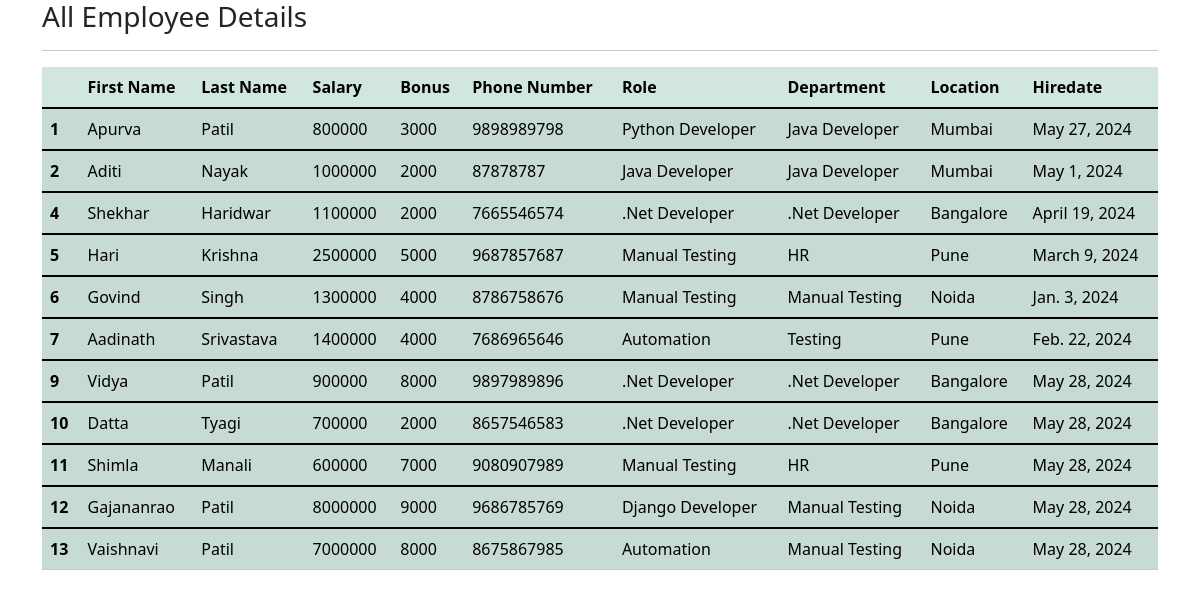
The app's page /all_emp with its own data.
### emp_app/models.py (models this page shows, shortened)
class Employee(models.Model):
    first_name = models.CharField(max_length=30, null=False)
    last_name = models.CharField(max_length=30)
    dept= models.ForeignKey(Department, on_delete=models.CASCADE)
    salary= models.IntegerField(default=0)
    bonus= models.IntegerField(default=0)
    role= models.ForeignKey(Role, on_delete=models.CASCADE)
    phone= models.IntegerField(default=0)
    hire_date= models.DateField()
    def __str__(self):
        return "%s %s %s" %(self.first_name, self.last_name, self.phone)

class Role(models.Model):
    name= models.CharField(max_length=100,null=False)

class Department(models.Model):
    name= models.CharField(max_length=100,null=False)
    location= models.CharField(max_length=100)

### emp_app/views.py (the view)
# urls.py: path('all_emp', views.all_emp,name='all_emp'),
def all_emp(request):
    emps = Employee.objects.all()
    context = {
        'emps': emps
    }
    print(context)
    return render(request, 'view_all_emp.html', context)

### emp_app/templates/view_all_emp.html (shortened to what this page needs)
<!DOCTYPE html>
<html lang="en">
<head>
    <link href="https://cdn.jsdelivr.net/npm/bootstrap@5.1.3/dist/css/bootstrap.min.css" rel="stylesheet">
</head>
<body>
    <div class="container">
          <h3>All Employee Details</h3>
         <hr>
         <table class="table table-success table-striped">
            <thead>
              <tr>
                <th scope="col"></th>
                <th scope="col">First Name</th>
                <th scope="col">Last Name</th>
                <th scope="col">Salary</th>
                <th scope="col">Bonus</th>
                <th scope="col">Phone Number</th>
                <th scope="col">Role</th>
                <th scope="col">Department</th>
                <th scope="col">Location</th>
                <th scope="col">Hiredate</th>
              </tr>
            </thead>
                   {% for emp in emps %}
            <tbody>
              <tr>
                <th scope="row">{{emp.id}}</th>
                <td>{{emp.first_name}}</td>
                <td>{{emp.last_name}}</td>
                <td>{{emp.salary}}</td>
                <td>{{emp.bonus}}</td>
                <td>{{emp.phone}}</td>
                <td>{{emp.role.name}}</td>
                <td>{{emp.dept.name}}</td>
                <td>{{emp.dept.location}}</td>
                <td>{{emp.hire_date}}</td>
              </tr>
            </tbody>
                {% endfor %}
          </table>
      </div>
    </body>
  </html>

### records on screen
Employee: id "1", first_name "Apurva", last_name "Patil", salary "800000", bonus "3000", phone "9898989798", role.name "Python Developer", dept.name "Java Developer", dept.location "Mumbai", hire_date "May 27, 2024"
Employee: id "2", first_name "Aditi", last_name "Nayak", salary "1000000", bonus "2000", phone "87878787", role.name "Java Developer", dept.name "Java Developer", dept.location "Mumbai", hire_date "May 1, 2024"
Employee: id "4", first_name "Shekhar", last_name "Haridwar", salary "1100000", bonus "2000", phone "7665546574", role.name ".Net Developer", dept.name ".Net Developer", dept.location "Bangalore", hire_date "April 19, 2024"
Employee: id "5", first_name "Hari", last_name "Krishna", salary "2500000", bonus "5000", phone "9687857687", role.name "Manual Testing", dept.name "HR", dept.location "Pune", hire_date "March 9, 2024"
Employee: id "6", first_name "Govind", last_name "Singh", salary "1300000", bonus "4000", phone "8786758676", role.name "Manual Testing", dept.name "Manual Testing", dept.location "Noida", hire_date "Jan. 3, 2024"
Employee: id "7", first_name "Aadinath", last_name "Srivastava", salary "1400000", bonus "4000", phone "7686965646", role.name "Automation", dept.name "Testing", dept.location "Pune", hire_date "Feb. 22, 2024"
Employee: id "9", first_name "Vidya", last_name "Patil", salary "900000", bonus "8000", phone "9897989896", role.name ".Net Developer", dept.name ".Net Developer", dept.location "Bangalore", hire_date "May 28, 2024"
Employee: id "10", first_name "Datta", last_name "Tyagi", salary "700000", bonus "2000", phone "8657546583", role.name ".Net Developer", dept.name ".Net Developer", dept.location "Bangalore", hire_date "May 28, 2024"
Employee: id "11", first_name "Shimla", last_name "Manali", salary "600000", bonus "7000", phone "9080907989", role.name "Manual Testing", dept.name "HR", dept.location "Pune", hire_date "May 28, 2024"
Employee: id "12", first_name "Gajananrao", last_name "Patil", salary "8000000", bonus "9000", phone "9686785769", role.name "Django Developer", dept.name "Manual Testing", dept.location "Noida", hire_date "May 28, 2024"
Employee: id "13", first_name "Vaishnavi", last_name "Patil", salary "7000000", bonus "8000", phone "8675867985", role.name "Automation", dept.name "Manual Testing", dept.location "Noida", hire_date "May 28, 2024"
